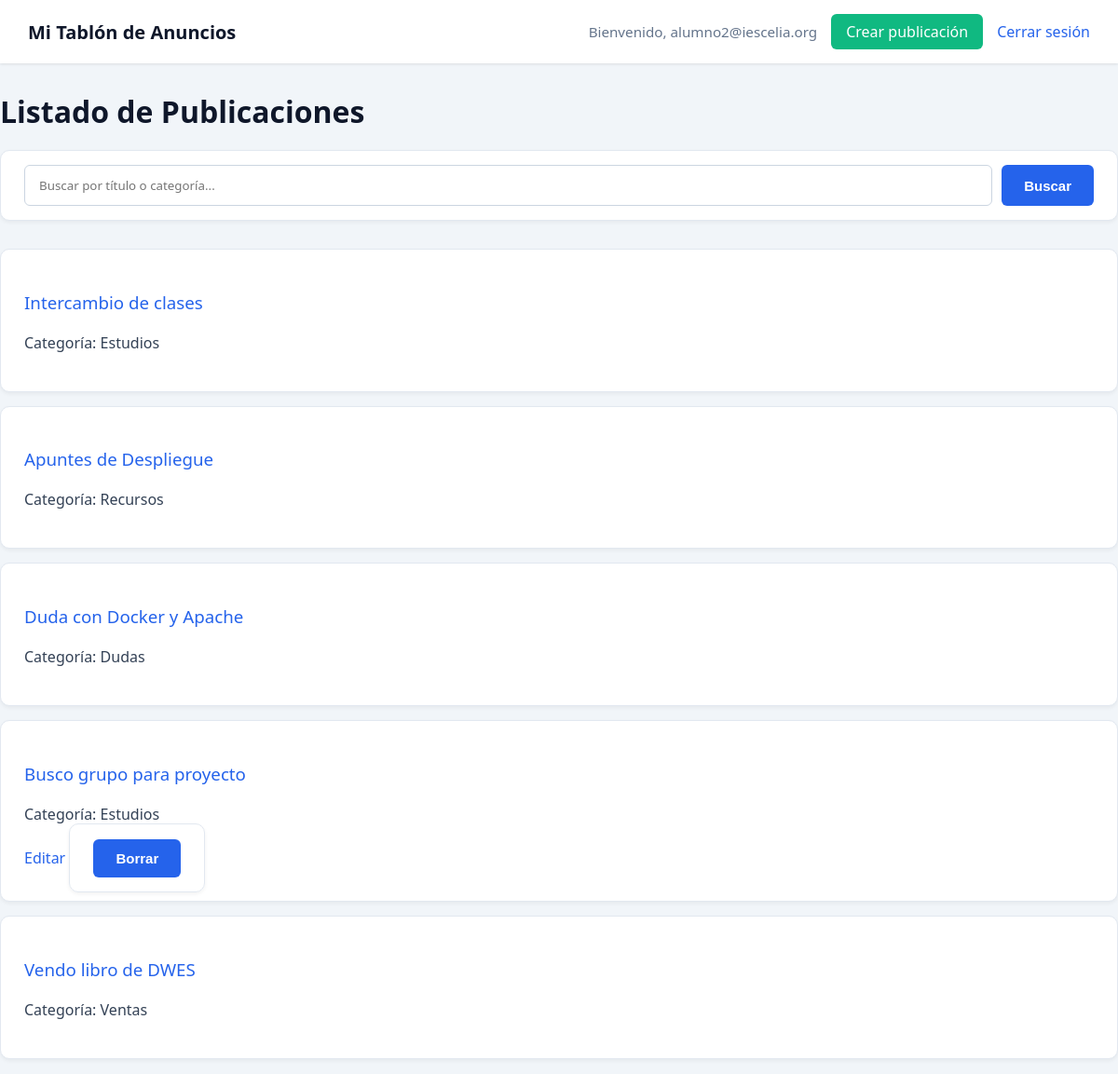
/ (signed in), run on the app's committed database.
### tables this page shows
CREATE TABLE posts (
    id INT AUTO_INCREMENT PRIMARY KEY,
    user_id INT NOT NULL,
    title VARCHAR(150) NOT NULL,
    body TEXT NOT NULL,
    category VARCHAR(50) NOT NULL,
    created_at TIMESTAMP DEFAULT CURRENT_TIMESTAMP,
    FOREIGN KEY (user_id) REFERENCES users(id) ON DELETE CASCADE
);

### src/Controllers/PostController.php (called while the page is built, shortened)
<?php
class PostController
{
    public function index(): void
    {
        $keyword = $_GET['keyword'] ?? '';
        $postModel = new Post($this->db, 'posts');
        if ($keyword !== '') {
            $posts = $postModel->search($keyword);
        } else {
            $posts = $postModel->getAll();
        }
        require __DIR__ . '/../Views/posts.php';
    }
}

### src/Core/Database.php (called while the page is built, shortened)
<?php
class Database
{
	private static ?PDO $connection = null;
	public function __construct()
	{
		if (self::$connection === null) {
			$config = require dirname(__DIR__, 2) . '/config.php';
			$database = $config['db'];
			self::$connection = new PDO(
				"mysql:host={$database['host']};dbname={$database['dbname']};charset={$database['charset']}",
				$database['user'],
				$database['pass'],
				[
					PDO::ATTR_ERRMODE => PDO::ERRMODE_EXCEPTION,
					PDO::ATTR_DEFAULT_FETCH_MODE => PDO::FETCH_ASSOC,
				]
			);
		}
	}
	public function query(string $sql, array $params = []): PDOStatement
	{
		$statement = self::$connection->prepare($sql);
		$statement->execute($params);
		return $statement;
	}
	public function fetchAll(string $sql, array $params = []): ?array
	{
		$rows = $this->query($sql, $params)->fetchAll(PDO::FETCH_ASSOC);
		return $rows === [] ? null : $rows;
	}
}

### src/Models/BaseModel.php (called while the page is built, shortened)
<?php
abstract class BaseModel
{
	public function getAll(): ?array
	{
		return $this->db->fetchAll("SELECT * FROM $this->nombreTabla ORDER BY id DESC");
	}
}

### src/Views/posts.php (the view, shortened to what this page needs)
<?php require __DIR__ . '/header.php'; ?>
<h1>Listado de Publicaciones</h1>
<form method="GET" action="/">
    <input type="text" name="keyword" placeholder="Buscar por título o categoría..."
           value="<?php echo isset($_GET['keyword']) ? htmlspecialchars($_GET['keyword'], ENT_QUOTES, 'UTF-8') : ''; ?>">
    <button type="submit">Buscar</button>
</form>
<?php if (empty($posts)): ?>
    <p>No se encontraron publicaciones.</p>
<?php else: ?>
    <ul>
        <?php foreach ($posts as $post): ?>
            <li>
                <h3>
                    <a href="/show?id=<?php echo $post['id']; ?>">
                        <?php echo htmlspecialchars($post['title'], ENT_QUOTES, 'UTF-8'); ?>
                    </a>
                </h3>
                <p>Categoría: <?php echo htmlspecialchars($post['category'], ENT_QUOTES, 'UTF-8'); ?></p>
                <?php if (isset($_SESSION['user_id']) && $_SESSION['user_id'] === $post['user_id']): ?>
                    <a href="/edit?id=<?php echo $post['id']; ?>">Editar</a>
                    <form method="POST" action="/destroy" style="display:inline;">
                        <button type="submit" onclick="return confirm('¿Seguro que deseas eliminar esta publicación?');">Borrar</button>
                    </form>
                <?php endif; ?>
            </li>
        <?php endforeach; ?>
    </ul>
<?php endif; ?>

### src/Views/header.php (style rules this page uses)
body { font-family: system-ui, -apple-system, 'Segoe UI', Roboto, sans-serif; margin: 0; padding: 0; background-color: #f1f5f9; color: #334155; }
h1, h2, h3 { color: #0f172a; margin-bottom: 20px; }
a { text-decoration: none; color: #2563eb; font-weight: 500; transition: color 0.2s ease; }
ul { list-style: none; padding: 0; display: flex; flex-direction: column; gap: 15px; }
li { background: #ffffff; padding: 25px; border-radius: 10px; box-shadow: 0 2px 4px rgba(0,0,0,0.05); border: 1px solid #e2e8f0; transition: transform 0.2s ease, box-shadow 0.2s ease; }
form { background: #ffffff; padding: 25px; border-radius: 10px; border: 1px solid #e2e8f0; box-shadow: 0 2px 4px rgba(0,0,0,0.05); margin-bottom: 30px; }
form[action="/"] { display: flex; gap: 10px; padding: 15px 25px; }
form[action="/"] input { margin: 0; flex: 1; }
form[action="/"] button { margin: 0; white-space: nowrap; }
input, textarea { width: 100%; padding: 12px 15px; margin-top: 5px; margin-bottom: 15px; border: 1px solid #cbd5e1; border-radius: 6px; box-sizing: border-box; font-family: inherit; transition: border-color 0.2s ease, box-shadow 0.2s ease; }
button, .btn { background-color: #2563eb; color: #ffffff; border: none; padding: 12px 24px; border-radius: 6px; cursor: pointer; font-size: 15px; font-weight: 600; transition: background-color 0.2s ease; display: inline-block; }

### data on the page
posts: title "Intercambio de clases", category "Estudios"
posts: title "Apuntes de Despliegue", category "Recursos"
posts: title "Duda con Docker y Apache", category "Dudas"
posts: title "Busco grupo para proyecto", category "Estudios"
posts: title "Vendo libro de DWES", category "Ventas"

### other printed values
$_SESSION['user_email'] "alumno2@iescelia.org"
